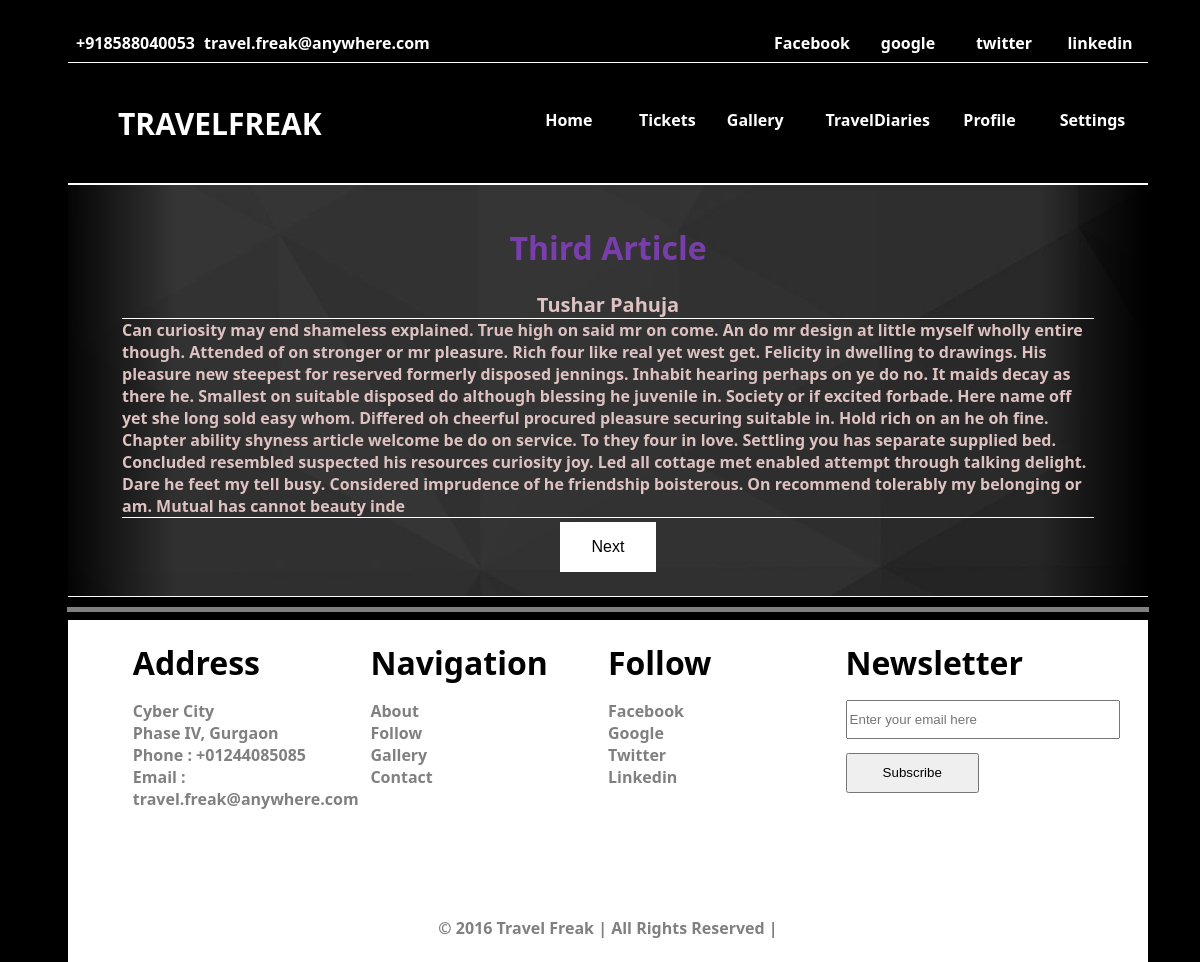
/public/blog.php, run on the app's committed database.
### tables this page shows
CREATE TABLE IF NOT EXISTS `blog` (
  `sno` int(5) NOT NULL AUTO_INCREMENT,
  `heading` varchar(256) NOT NULL,
  `content` varchar(5000) NOT NULL,
  `author` varchar(30) NOT NULL,
  `date` datetime NOT NULL,
  PRIMARY KEY (`sno`)
);

### public/blog.php (the view, shortened to what this page needs)
<?php include("header.php"); ?>
<?php
	$select_db = mysql_select_db('Travelfreak');
	if (!$select_db){
	 die("Database Selection Failed" . mysql_error());
	}
	else{
		$flag=0;
		$sql="SELECT * FROM blog ORDER BY RAND() LIMIT 1";
		$result=mysql_query($sql);
		$row = mysql_fetch_assoc($result);
		if ($row > 0) {
	    $flag=1;
		}
		}
?>
 <div class="blogtext">
	<div class="heading"><h1><?php if($flag==1) echo $row['heading'];?></h1></div>
	<div class="publish_info"><?php if($flag==1) echo $row['author'];?>	</div>
	<div class="content"><?php if($flag==1) echo $row['content'];?></div>
	<center><a href="blog.php"><button class="button button5"> Next </button></a></center>
</div>
<hr width="90%" size="5" color="grey">
<?php include("footer.php");?>

### public/css/home.css (style rules this page uses)
html,body { background-color: black; font-weight: bold; color: white; height: 100%; width: 100%; font-family: "Segoe UI Light", "Segoe UI", Arial,Helvetica,sans-serif; }
.button5 { background-color: white; color: black; border: 2px solid #555555; border: none; padding: 16px 32px; text-align: center; text-decoration: none; display: inline-block; font-size: 16px; margin: 4px 2px; transition-duration: 0.4s; cursor: pointer; }
.content { clear: left; height: 90%; width: 90%; margin-left: 5%; margin-right: 5%; padding: 0; border-top: 1px solid white; border-bottom: 1px solid white; }
.heading { color:rgba(137, 66, 202, 0.8); text-align:center; position:relative; }
.publish_info { text-align:center; position:relative; font-size:20px; }
.blogtext { background-image: -webkit-linear-gradient(left, rgba(0, 0, 0, 0.9) 0%, rgba(154, 72, 72, 0) 10%, rgba(0,0,0,0) 90%, rgb(0, 0, 0) 100% ),url("../images/black.jpg"); clear: left; color: #dec1c1; margin-left: 5%; margin-right: 5%; margin-bottom:10px; padding-top: 20px; padding-bottom: 20px; position: relative; background-color: rgb(239, 239, 255); border-top: 1px solid white; border-bottom: 1px solid white; }

### data on the page
blog: heading "Third Article", author "Tushar Pahuja", content "Can curiosity may end shameless explained. True high on said mr on come. An do mr design at little myself wholly entire though. Attended of on stronger or mr pleasure. Rich four like real yet west get. Felicity in dwelling to drawings. His pleasure new steepest for reserved formerly disposed jennings. Inhabit hearing perhaps on ye do no. It maids decay as there he. Smallest on suitable disposed do although blessing he juvenile in. Society or if excited forbade. Here name off yet she long sold easy whom. Differed oh cheerful procured pleasure securing suitable in. Hold rich on an he oh fine. Chapter ability shyness article welcome be do on service. To they four in love. Settling you has…"
